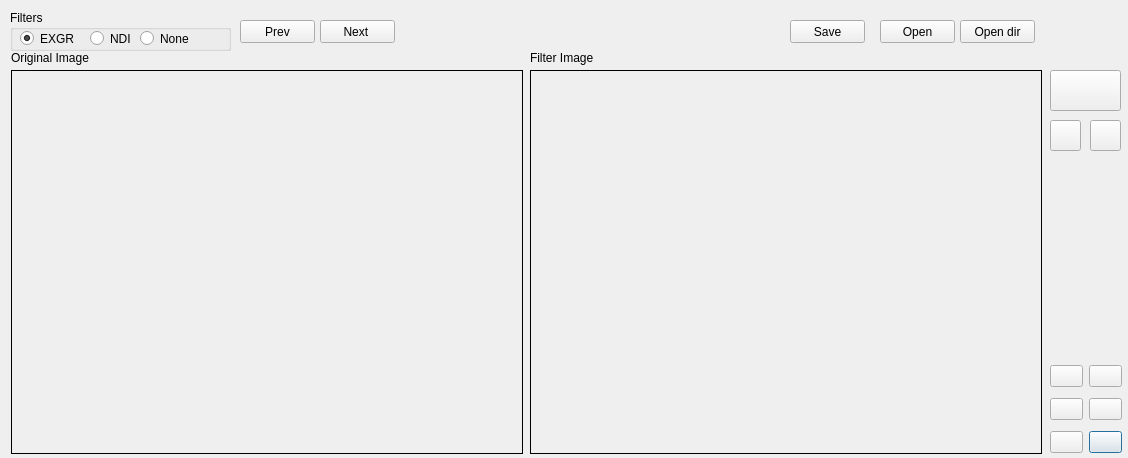
<?xml version="1.0" encoding="UTF-8"?>
<ui version="4.0">
 <class>view</class>
 <widget class="QDialog" name="view">
  <property name="geometry">
   <rect>
    <x>0</x>
    <y>0</y>
    <width>1128</width>
    <height>458</height>
   </rect>
  </property>
  <property name="windowTitle">
   <string>Dialog</string>
  </property>
  <widget class="QPushButton" name="prvBtn">
   <property name="geometry">
    <rect>
     <x>240</x>
     <y>20</y>
     <width>75</width>
     <height>23</height>
    </rect>
   </property>
   <property name="text">
    <string>Prev</string>
   </property>
  </widget>
  <widget class="QLabel" name="orgImg">
   <property name="geometry">
    <rect>
     <x>11</x>
     <y>70</y>
     <width>512</width>
     <height>384</height>
    </rect>
   </property>
   <property name="frameShape">
    <enum>QFrame::Box</enum>
   </property>
   <property name="text">
    <string/>
   </property>
   <property name="textFormat">
    <enum>Qt::AutoText</enum>
   </property>
  </widget>
  <widget class="QLabel" name="label">
   <property name="geometry">
    <rect>
     <x>11</x>
     <y>50</y>
     <width>81</width>
     <height>16</height>
    </rect>
   </property>
   <property name="text">
    <string>Original Image</string>
   </property>
  </widget>
  <widget class="QLabel" name="label_2">
   <property name="geometry">
    <rect>
     <x>530</x>
     <y>50</y>
     <width>81</width>
     <height>16</height>
    </rect>
   </property>
   <property name="text">
    <string>Filter Image</string>
   </property>
  </widget>
  <widget class="QGroupBox" name="groupBox">
   <property name="geometry">
    <rect>
     <x>10</x>
     <y>10</y>
     <width>221</width>
     <height>41</height>
    </rect>
   </property>
   <property name="title">
    <string>Filters</string>
   </property>
   <widget class="QRadioButton" name="radBtnNDI">
    <property name="geometry">
     <rect>
      <x>80</x>
      <y>20</y>
      <width>51</width>
      <height>17</height>
     </rect>
    </property>
    <property name="text">
     <string>NDI</string>
    </property>
   </widget>
   <widget class="QRadioButton" name="radBtnEG">
    <property name="geometry">
     <rect>
      <x>10</x>
      <y>20</y>
      <width>61</width>
      <height>17</height>
     </rect>
    </property>
    <property name="text">
     <string>EXGR</string>
    </property>
    <property name="checked">
     <bool>true</bool>
    </property>
   </widget>
   <widget class="QRadioButton" name="radBtnNon">
    <property name="geometry">
     <rect>
      <x>130</x>
      <y>20</y>
      <width>82</width>
      <height>17</height>
     </rect>
    </property>
    <property name="text">
     <string>None</string>
    </property>
   </widget>
  </widget>
  <widget class="QPushButton" name="nextBtn">
   <property name="geometry">
    <rect>
     <x>320</x>
     <y>20</y>
     <width>75</width>
     <height>23</height>
    </rect>
   </property>
   <property name="text">
    <string>Next </string>
   </property>
  </widget>
  <widget class="QPushButton" name="saveBtn">
   <property name="geometry">
    <rect>
     <x>790</x>
     <y>20</y>
     <width>75</width>
     <height>23</height>
    </rect>
   </property>
   <property name="text">
    <string>Save</string>
   </property>
  </widget>
  <widget class="QPushButton" name="openBtn">
   <property name="geometry">
    <rect>
     <x>880</x>
     <y>20</y>
     <width>75</width>
     <height>23</height>
    </rect>
   </property>
   <property name="text">
    <string>Open</string>
   </property>
  </widget>
  <widget class="QPushButton" name="openBtnDir">
   <property name="geometry">
    <rect>
     <x>960</x>
     <y>20</y>
     <width>75</width>
     <height>23</height>
    </rect>
   </property>
   <property name="text">
    <string>Open dir</string>
   </property>
  </widget>
  <widget class="QLabel" name="f_view">
   <property name="geometry">
    <rect>
     <x>530</x>
     <y>70</y>
     <width>512</width>
     <height>384</height>
    </rect>
   </property>
   <property name="frameShape">
    <enum>QFrame::Box</enum>
   </property>
   <property name="text">
    <string/>
   </property>
   <property name="textFormat">
    <enum>Qt::AutoText</enum>
   </property>
  </widget>
  <widget class="QPushButton" name="color_selected">
   <property name="geometry">
    <rect>
     <x>1050</x>
     <y>70</y>
     <width>71</width>
     <height>41</height>
    </rect>
   </property>
   <property name="acceptDrops">
    <bool>false</bool>
   </property>
   <property name="text">
    <string/>
   </property>
   <property name="autoDefault">
    <bool>true</bool>
   </property>
   <property name="default">
    <bool>true</bool>
   </property>
   <property name="flat">
    <bool>false</bool>
   </property>
  </widget>
  <widget class="QPushButton" name="fillBtn">
   <property name="geometry">
    <rect>
     <x>1050</x>
     <y>120</y>
     <width>31</width>
     <height>31</height>
    </rect>
   </property>
   <property name="acceptDrops">
    <bool>false</bool>
   </property>
   <property name="text">
    <string/>
   </property>
   <property name="icon">
    <iconset>
     <normaloff>icons/fill.png</normaloff>icons/fill.png</iconset>
   </property>
   <property name="iconSize">
    <size>
     <width>20</width>
     <height>20</height>
    </size>
   </property>
   <property name="autoDefault">
    <bool>true</bool>
   </property>
   <property name="default">
    <bool>true</bool>
   </property>
   <property name="flat">
    <bool>false</bool>
   </property>
  </widget>
  <widget class="QPushButton" name="pencilBtn">
   <property name="geometry">
    <rect>
     <x>1090</x>
     <y>120</y>
     <width>31</width>
     <height>31</height>
    </rect>
   </property>
   <property name="acceptDrops">
    <bool>false</bool>
   </property>
   <property name="text">
    <string/>
   </property>
   <property name="icon">
    <iconset>
     <normaloff>icons/Pencil-icon.png</normaloff>icons/Pencil-icon.png</iconset>
   </property>
   <property name="iconSize">
    <size>
     <width>20</width>
     <height>20</height>
    </size>
   </property>
   <property name="autoDefault">
    <bool>true</bool>
   </property>
   <property name="default">
    <bool>true</bool>
   </property>
   <property name="flat">
    <bool>false</bool>
   </property>
  </widget>
  <widget class="QWidget" name="">
   <property name="geometry">
    <rect>
     <x>1050</x>
     <y>360</y>
     <width>72</width>
     <height>101</height>
    </rect>
   </property>
   <layout class="QGridLayout" name="gridLayout">
    <item row="0" column="0">
     <widget class="QPushButton" name="yellowkBtn">
      <property name="acceptDrops">
       <bool>false</bool>
      </property>
      <property name="text">
       <string/>
      </property>
      <property name="autoDefault">
       <bool>true</bool>
      </property>
      <property name="default">
       <bool>true</bool>
      </property>
      <property name="flat">
       <bool>false</bool>
      </property>
     </widget>
    </item>
    <item row="0" column="1">
     <widget class="QPushButton" name="greenBtn">
      <property name="acceptDrops">
       <bool>false</bool>
      </property>
      <property name="text">
       <string/>
      </property>
      <property name="autoDefault">
       <bool>true</bool>
      </property>
      <property name="default">
       <bool>true</bool>
      </property>
      <property name="flat">
       <bool>false</bool>
      </property>
     </widget>
    </item>
    <item row="1" column="0">
     <widget class="QPushButton" name="whiteBtn">
      <property name="acceptDrops">
       <bool>false</bool>
      </property>
      <property name="text">
       <string/>
      </property>
      <property name="autoDefault">
       <bool>true</bool>
      </property>
      <property name="default">
       <bool>true</bool>
      </property>
      <property name="flat">
       <bool>false</bool>
      </property>
     </widget>
    </item>
    <item row="1" column="1">
     <widget class="QPushButton" name="blackBtn">
      <property name="acceptDrops">
       <bool>false</bool>
      </property>
      <property name="text">
       <string/>
      </property>
      <property name="autoDefault">
       <bool>true</bool>
      </property>
      <property name="default">
       <bool>true</bool>
      </property>
      <property name="flat">
       <bool>false</bool>
      </property>
     </widget>
    </item>
    <item row="2" column="0">
     <widget class="QPushButton" name="redBtn">
      <property name="acceptDrops">
       <bool>false</bool>
      </property>
      <property name="text">
       <string/>
      </property>
      <property name="autoDefault">
       <bool>true</bool>
      </property>
      <property name="default">
       <bool>true</bool>
      </property>
      <property name="flat">
       <bool>false</bool>
      </property>
     </widget>
    </item>
    <item row="2" column="1">
     <widget class="QPushButton" name="blueBtn">
      <property name="acceptDrops">
       <bool>false</bool>
      </property>
      <property name="text">
       <string/>
      </property>
      <property name="autoDefault">
       <bool>true</bool>
      </property>
      <property name="default">
       <bool>true</bool>
      </property>
      <property name="flat">
       <bool>false</bool>
      </property>
     </widget>
    </item>
   </layout>
  </widget>
 </widget>
 <resources/>
 <connections/>
</ui>
